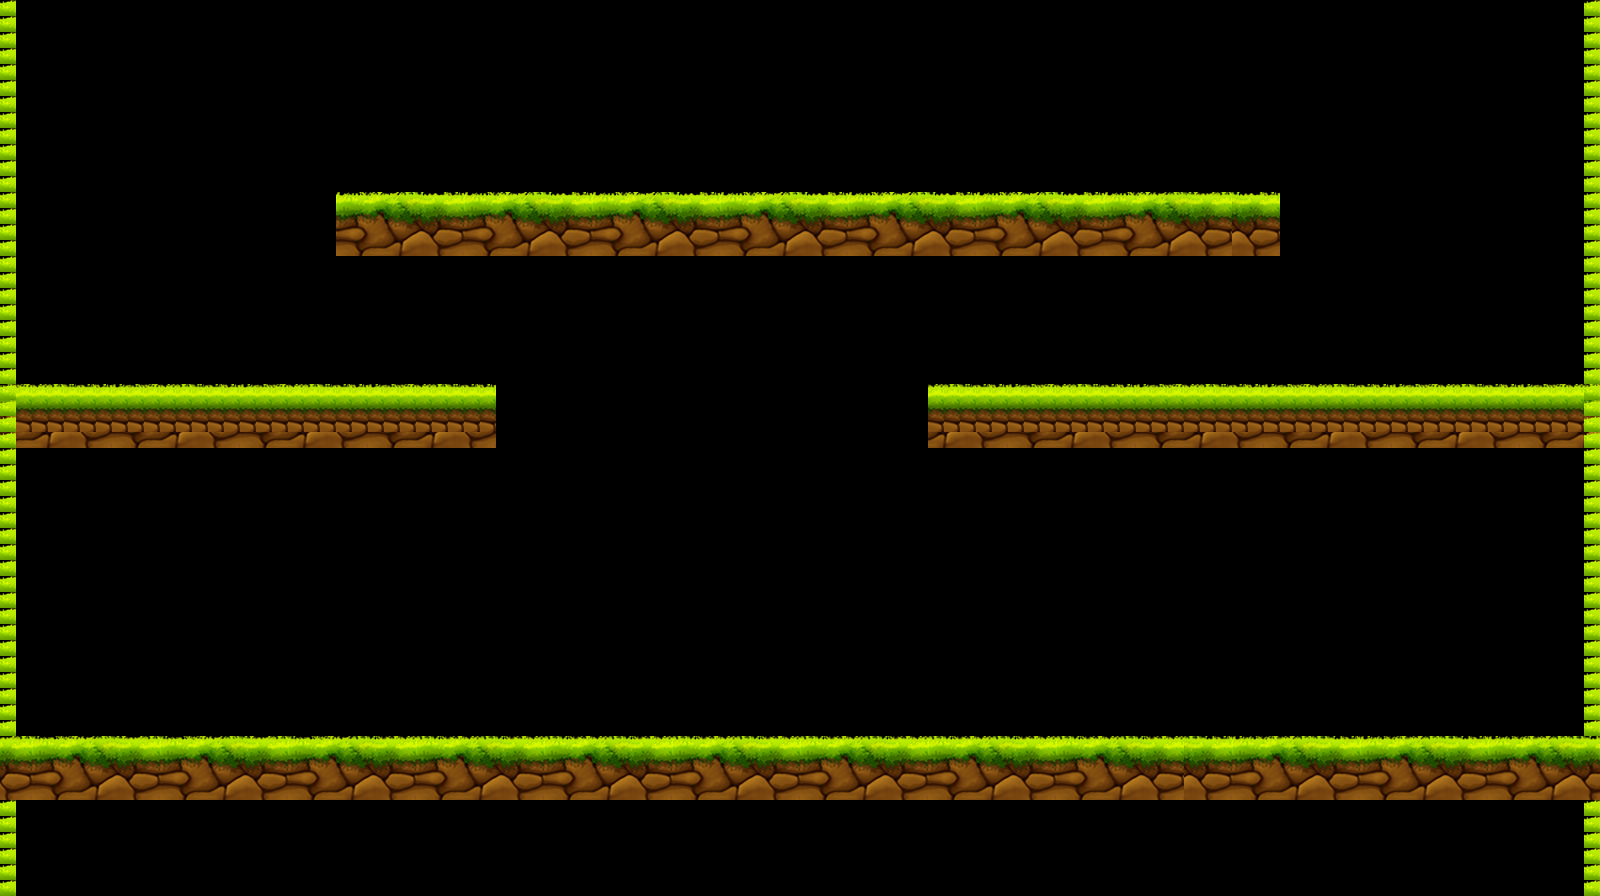

Tiled map render using the project's own tile images. Description and the map definition, with tile-layer contents summarised, below:
An orthogonal 100x56 tile map with 16x16 px tiles, 2 tile layers (groundLayer, collisions).

<map version="1.0" orientation="orthogonal" renderorder="right-down" width="100" height="56" tilewidth="16" tileheight="16" nextobjectid="1">
 <tileset firstgid="1" name="groundSheet" tilewidth="16" tileheight="16" tilecount="676" columns="26">
  <image source="groundSheet.png" width="416" height="416" />
 </tileset>
 <layer name="groundLayer" width="100" height="56">
  <data>[5600 cells, 928 non-empty, 32 distinct tile ids]</data>
 </layer>
 <layer name="collisions" width="100" height="56">
  <data>[5600 cells, 953 non-empty, 33 distinct tile ids]</data>
 </layer>
</map>